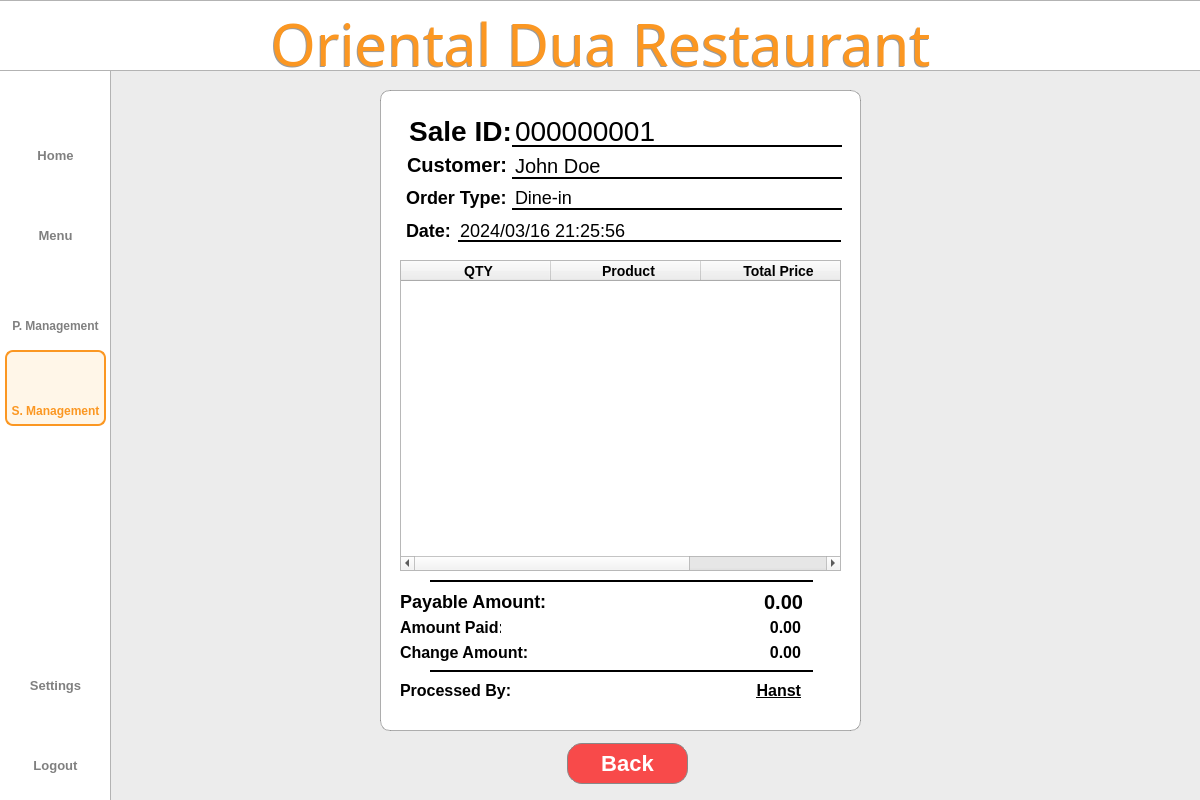
<?xml version="1.0" encoding="UTF-8"?>
<ui version="4.0">
 <class>Dialog</class>
 <widget class="QDialog" name="Dialog">
  <property name="geometry">
   <rect>
    <x>0</x>
    <y>0</y>
    <width>1200</width>
    <height>800</height>
   </rect>
  </property>
  <property name="windowTitle">
   <string>Dialog</string>
  </property>
  <widget class="QWidget" name="bgwidget" native="true">
   <property name="geometry">
    <rect>
     <x>0</x>
     <y>0</y>
     <width>1200</width>
     <height>800</height>
    </rect>
   </property>
   <property name="layoutDirection">
    <enum>Qt::LeftToRight</enum>
   </property>
   <property name="styleSheet">
    <string notr="true">QWidget#bgwidget{background-color: rgb(236, 236, 236);}

</string>
   </property>
   <widget class="QLabel" name="sidebar">
    <property name="geometry">
     <rect>
      <x>-10</x>
      <y>-30</y>
      <width>121</width>
      <height>891</height>
     </rect>
    </property>
    <property name="styleSheet">
     <string notr="true">background-color: rgb(255, 255, 255);
border: 1px solid rgba(0, 0, 0, 0.3);  </string>
    </property>
    <property name="text">
     <string/>
    </property>
   </widget>
   <widget class="QLabel" name="titlebar">
    <property name="geometry">
     <rect>
      <x>-2</x>
      <y>0</y>
      <width>1204</width>
      <height>71</height>
     </rect>
    </property>
    <property name="styleSheet">
     <string notr="true">background-color: rgb(255, 255, 255);
border: 1px solid rgba(0, 0, 0, 0.3);  </string>
    </property>
    <property name="text">
     <string/>
    </property>
   </widget>
   <widget class="QLabel" name="whitebg">
    <property name="geometry">
     <rect>
      <x>380</x>
      <y>90</y>
      <width>481</width>
      <height>641</height>
     </rect>
    </property>
    <property name="styleSheet">
     <string notr="true">background-color: rgb(255, 255, 255);
border: 1px solid rgba(0, 0, 0, 0.3);  
border-radius: 10px;  </string>
    </property>
    <property name="text">
     <string/>
    </property>
   </widget>
   <widget class="QLabel" name="title">
    <property name="geometry">
     <rect>
      <x>0</x>
      <y>10</y>
      <width>1201</width>
      <height>71</height>
     </rect>
    </property>
    <property name="styleSheet">
     <string notr="true">QLabel#title{
	color: #FB9722;
    font-family: Sacramento;
    font-size: 58px;
    font-weight: 400;
    padding-bottom: 5px;
    text-align: center;
}</string>
    </property>
    <property name="text">
     <string>Oriental Dua Restaurant</string>
    </property>
    <property name="alignment">
     <set>Qt::AlignCenter</set>
    </property>
    <property name="wordWrap">
     <bool>true</bool>
    </property>
   </widget>
   <widget class="QLabel" name="logoutIcon">
    <property name="geometry">
     <rect>
      <x>39</x>
      <y>715</y>
      <width>35</width>
      <height>35</height>
     </rect>
    </property>
    <property name="minimumSize">
     <size>
      <width>35</width>
      <height>35</height>
     </size>
    </property>
    <property name="maximumSize">
     <size>
      <width>35</width>
      <height>35</height>
     </size>
    </property>
    <property name="styleSheet">
     <string notr="true">QLabel#Pmanagementbtn{
    color: rgba(0,0,0, 0.5);
    font-family: 'Roboto';
    font-size: 11px;
    font-weight: 300;
}</string>
    </property>
    <property name="text">
     <string/>
    </property>
    <property name="pixmap">
     <pixmap resource="../resource.qrc">:/icon/icons/shutdown.png</pixmap>
    </property>
    <property name="scaledContents">
     <bool>true</bool>
    </property>
    <property name="alignment">
     <set>Qt::AlignCenter</set>
    </property>
   </widget>
   <widget class="QPushButton" name="logoutbtn">
    <property name="geometry">
     <rect>
      <x>15</x>
      <y>750</y>
      <width>81</width>
      <height>31</height>
     </rect>
    </property>
    <property name="styleSheet">
     <string notr="true">QPushButton{
    color: rgba(0,0,0, 0.5);
    font-family: 'Inter';
    font-size: 13px;
    font-weight: 500;
	border:none;
}

QPushButton:hover{
color: #FB9722;
border: 2px solid #FB9722;
border-radius: 8px;
background-color: rgba(255, 167, 25, 0.1);
}</string>
    </property>
    <property name="text">
     <string>Logout</string>
    </property>
   </widget>
   <widget class="QPushButton" name="settingsbtn">
    <property name="geometry">
     <rect>
      <x>15</x>
      <y>670</y>
      <width>81</width>
      <height>31</height>
     </rect>
    </property>
    <property name="styleSheet">
     <string notr="true">QPushButton{
    color: rgba(0,0,0, 0.5);
    font-family: 'Inter';
    font-size: 13px;
    font-weight: 500;
	border:none;
}

QPushButton:hover{
color: #FB9722;
border: 2px solid #FB9722;
border-radius: 8px;
background-color: rgba(255, 167, 25, 0.1);
}</string>
    </property>
    <property name="text">
     <string>Settings</string>
    </property>
   </widget>
   <widget class="QLabel" name="settingIcon">
    <property name="geometry">
     <rect>
      <x>39</x>
      <y>634</y>
      <width>35</width>
      <height>35</height>
     </rect>
    </property>
    <property name="minimumSize">
     <size>
      <width>35</width>
      <height>35</height>
     </size>
    </property>
    <property name="maximumSize">
     <size>
      <width>35</width>
      <height>35</height>
     </size>
    </property>
    <property name="styleSheet">
     <string notr="true">QLabel#Pmanagementbtn{
    color: rgba(0,0,0, 0.5);
    font-family: 'Roboto';
    font-size: 11px;
    font-weight: 300;
}</string>
    </property>
    <property name="text">
     <string/>
    </property>
    <property name="pixmap">
     <pixmap resource="../resource.qrc">:/icon/icons/settings.png</pixmap>
    </property>
    <property name="scaledContents">
     <bool>true</bool>
    </property>
    <property name="alignment">
     <set>Qt::AlignCenter</set>
    </property>
   </widget>
   <widget class="QPushButton" name="menubtn">
    <property name="geometry">
     <rect>
      <x>15</x>
      <y>220</y>
      <width>81</width>
      <height>31</height>
     </rect>
    </property>
    <property name="styleSheet">
     <string notr="true">QPushButton{
    color: rgba(0,0,0, 0.5);
    font-family: 'Inter';
    font-size: 13px;
    font-weight: 500;
	border:none;
}

QPushButton:hover{
color: #FB9722;
border: 2px solid #FB9722;
border-radius: 8px;
background-color: rgba(255, 167, 25, 0.1);
}</string>
    </property>
    <property name="text">
     <string>Menu</string>
    </property>
   </widget>
   <widget class="QLabel" name="p_mIcon">
    <property name="geometry">
     <rect>
      <x>37</x>
      <y>270</y>
      <width>40</width>
      <height>40</height>
     </rect>
    </property>
    <property name="minimumSize">
     <size>
      <width>40</width>
      <height>40</height>
     </size>
    </property>
    <property name="maximumSize">
     <size>
      <width>40</width>
      <height>40</height>
     </size>
    </property>
    <property name="styleSheet">
     <string notr="true">QLabel#Pmanagementbtn{
    color: rgba(0,0,0, 0.5);
    font-family: 'Roboto';
    font-size: 11px;
    font-weight: 300;
}</string>
    </property>
    <property name="text">
     <string/>
    </property>
    <property name="pixmap">
     <pixmap resource="../resource.qrc">:/icon/icons/productm.png</pixmap>
    </property>
    <property name="scaledContents">
     <bool>true</bool>
    </property>
    <property name="alignment">
     <set>Qt::AlignCenter</set>
    </property>
   </widget>
   <widget class="QPushButton" name="p_managementbtn">
    <property name="geometry">
     <rect>
      <x>5</x>
      <y>310</y>
      <width>101</width>
      <height>31</height>
     </rect>
    </property>
    <property name="styleSheet">
     <string notr="true">QPushButton{
    color: rgba(0,0,0, 0.5);
    font-family: 'Inter';
    font-size: 12px;
    font-weight: 500;
	border:none;
}

QPushButton:hover{
color: #FB9722;
border: 2px solid #FB9722;
border-radius: 8px;
background-color: rgba(255, 167, 25, 0.1);
}</string>
    </property>
    <property name="text">
     <string>P. Management</string>
    </property>
   </widget>
   <widget class="QLabel" name="homeIcon">
    <property name="geometry">
     <rect>
      <x>40</x>
      <y>110</y>
      <width>30</width>
      <height>30</height>
     </rect>
    </property>
    <property name="minimumSize">
     <size>
      <width>30</width>
      <height>30</height>
     </size>
    </property>
    <property name="maximumSize">
     <size>
      <width>35</width>
      <height>35</height>
     </size>
    </property>
    <property name="styleSheet">
     <string notr="true">QLabel#Pmanagementbtn{
    color: rgba(0,0,0, 0.5);
    font-family: 'Roboto';
    font-size: 11px;
    font-weight: 300;
}</string>
    </property>
    <property name="text">
     <string/>
    </property>
    <property name="pixmap">
     <pixmap resource="../resource.qrc">:/icon/icons/home.png</pixmap>
    </property>
    <property name="scaledContents">
     <bool>true</bool>
    </property>
    <property name="alignment">
     <set>Qt::AlignCenter</set>
    </property>
   </widget>
   <widget class="QPushButton" name="reportbtn">
    <property name="geometry">
     <rect>
      <x>5</x>
      <y>395</y>
      <width>101</width>
      <height>31</height>
     </rect>
    </property>
    <property name="styleSheet">
     <string notr="true">QPushButton{
    color: #FB9722;;
    font-family: 'Inter';
    font-size: 12px;
    font-weight: 500;
	border:none;
}
</string>
    </property>
    <property name="text">
     <string>S. Management</string>
    </property>
   </widget>
   <widget class="QPushButton" name="homebtn">
    <property name="geometry">
     <rect>
      <x>15</x>
      <y>140</y>
      <width>81</width>
      <height>31</height>
     </rect>
    </property>
    <property name="styleSheet">
     <string notr="true">QPushButton{
    color: rgba(0,0,0, 0.5);
    font-family: 'Inter';
    font-size: 13px;
    font-weight: 500;
	border:none;
}

QPushButton:hover{
color: #FB9722;
border: 2px solid #FB9722;
border-radius: 8px;
background-color: rgba(255, 167, 25, 0.1);
}</string>
    </property>
    <property name="text">
     <string>Home</string>
    </property>
   </widget>
   <widget class="QLabel" name="reportIcon">
    <property name="geometry">
     <rect>
      <x>39</x>
      <y>360</y>
      <width>35</width>
      <height>35</height>
     </rect>
    </property>
    <property name="minimumSize">
     <size>
      <width>35</width>
      <height>35</height>
     </size>
    </property>
    <property name="maximumSize">
     <size>
      <width>35</width>
      <height>35</height>
     </size>
    </property>
    <property name="styleSheet">
     <string notr="true">QLabel#Pmanagementbtn{
    color: rgba(0,0,0, 0.5);
    font-family: 'Roboto';
    font-size: 11px;
    font-weight: 300;
}</string>
    </property>
    <property name="text">
     <string/>
    </property>
    <property name="pixmap">
     <pixmap resource="../resource.qrc">:/icon/icons/report2.png</pixmap>
    </property>
    <property name="scaledContents">
     <bool>true</bool>
    </property>
    <property name="alignment">
     <set>Qt::AlignCenter</set>
    </property>
   </widget>
   <widget class="QLabel" name="menuIcon">
    <property name="geometry">
     <rect>
      <x>40</x>
      <y>190</y>
      <width>30</width>
      <height>30</height>
     </rect>
    </property>
    <property name="minimumSize">
     <size>
      <width>30</width>
      <height>30</height>
     </size>
    </property>
    <property name="maximumSize">
     <size>
      <width>35</width>
      <height>35</height>
     </size>
    </property>
    <property name="styleSheet">
     <string notr="true">QLabel#Pmanagementbtn{
    color: rgba(0,0,0, 0.5);
    font-family: 'Roboto';
    font-size: 11px;
    font-weight: 300;
}</string>
    </property>
    <property name="text">
     <string/>
    </property>
    <property name="pixmap">
     <pixmap resource="../resource.qrc">:/icon/icons/menu.png</pixmap>
    </property>
    <property name="scaledContents">
     <bool>true</bool>
    </property>
    <property name="alignment">
     <set>Qt::AlignCenter</set>
    </property>
   </widget>
   <widget class="QLabel" name="label_2">
    <property name="geometry">
     <rect>
      <x>5</x>
      <y>350</y>
      <width>101</width>
      <height>76</height>
     </rect>
    </property>
    <property name="styleSheet">
     <string notr="true">QLabel{
	background-color: rgba(255, 167, 25, 0.1);
	border: 2px solid #FB9722;
	border-radius: 8px;
}</string>
    </property>
    <property name="text">
     <string/>
    </property>
   </widget>
   <widget class="QLabel" name="title_3">
    <property name="geometry">
     <rect>
      <x>-1</x>
      <y>11</y>
      <width>1201</width>
      <height>71</height>
     </rect>
    </property>
    <property name="styleSheet">
     <string notr="true">QLabel{
color: rgba(0, 0, 0, 100);
    font-family: Sacramento;
    font-size: 58px;
    font-weight: 400;
    padding-bottom: 5px;
    text-align: center;
}
</string>
    </property>
    <property name="text">
     <string>Oriental Dua Restaurant</string>
    </property>
    <property name="alignment">
     <set>Qt::AlignCenter</set>
    </property>
    <property name="wordWrap">
     <bool>true</bool>
    </property>
   </widget>
   <widget class="QLabel" name="whitebgshadow">
    <property name="geometry">
     <rect>
      <x>381</x>
      <y>92</y>
      <width>481</width>
      <height>641</height>
     </rect>
    </property>
    <property name="styleSheet">
     <string notr="true">background-color: rgba(0, 0, 0, .3);

border-radius: 10px;  </string>
    </property>
    <property name="text">
     <string/>
    </property>
   </widget>
   <widget class="QLabel" name="myprofile">
    <property name="geometry">
     <rect>
      <x>400</x>
      <y>110</y>
      <width>121</width>
      <height>41</height>
     </rect>
    </property>
    <property name="styleSheet">
     <string notr="true">QLabel{
    color: #000000;
    font-family: 'Inter';
    font-size: 28px;
    font-weight: bold;
}</string>
    </property>
    <property name="text">
     <string>Sale ID:</string>
    </property>
    <property name="alignment">
     <set>Qt::AlignCenter</set>
    </property>
   </widget>
   <widget class="QLabel" name="salesID">
    <property name="geometry">
     <rect>
      <x>515</x>
      <y>110</y>
      <width>241</width>
      <height>41</height>
     </rect>
    </property>
    <property name="styleSheet">
     <string notr="true">QLabel{
    color: #000000;
    font-family: 'Inter';
    font-size: 28px;
    font-weight: 400;
}</string>
    </property>
    <property name="text">
     <string>000000001</string>
    </property>
    <property name="alignment">
     <set>Qt::AlignLeading|Qt::AlignLeft|Qt::AlignVCenter</set>
    </property>
   </widget>
   <widget class="QLabel" name="myprofile_3">
    <property name="geometry">
     <rect>
      <x>407</x>
      <y>144</y>
      <width>111</width>
      <height>41</height>
     </rect>
    </property>
    <property name="styleSheet">
     <string notr="true">QLabel{
    color: #000000;
    font-family: 'Inter';
    font-size: 20px;
    font-weight: bold;
}</string>
    </property>
    <property name="text">
     <string>Customer:</string>
    </property>
    <property name="alignment">
     <set>Qt::AlignLeading|Qt::AlignLeft|Qt::AlignVCenter</set>
    </property>
   </widget>
   <widget class="QLabel" name="customerName">
    <property name="geometry">
     <rect>
      <x>515</x>
      <y>145</y>
      <width>241</width>
      <height>41</height>
     </rect>
    </property>
    <property name="styleSheet">
     <string notr="true">QLabel{
    color: #000000;
    font-family: 'Inter';
    font-size: 20px;
  font-weight: 400;

}</string>
    </property>
    <property name="text">
     <string>John Doe</string>
    </property>
    <property name="alignment">
     <set>Qt::AlignLeading|Qt::AlignLeft|Qt::AlignVCenter</set>
    </property>
   </widget>
   <widget class="QLabel" name="myprofile_5">
    <property name="geometry">
     <rect>
      <x>406</x>
      <y>177</y>
      <width>111</width>
      <height>41</height>
     </rect>
    </property>
    <property name="styleSheet">
     <string notr="true">QLabel{
    color: #000000;
    font-family: 'Inter';
    font-size: 18px;
    font-weight: bold;
}</string>
    </property>
    <property name="text">
     <string>Order Type:</string>
    </property>
    <property name="alignment">
     <set>Qt::AlignLeading|Qt::AlignLeft|Qt::AlignVCenter</set>
    </property>
   </widget>
   <widget class="QLabel" name="orderType">
    <property name="geometry">
     <rect>
      <x>515</x>
      <y>177</y>
      <width>241</width>
      <height>41</height>
     </rect>
    </property>
    <property name="styleSheet">
     <string notr="true">QLabel{
    color: #000000;
    font-family: 'Inter';
    font-size: 18px;
    font-weight: 400;
}</string>
    </property>
    <property name="text">
     <string>Dine-in</string>
    </property>
    <property name="alignment">
     <set>Qt::AlignLeading|Qt::AlignLeft|Qt::AlignVCenter</set>
    </property>
   </widget>
   <widget class="QLabel" name="myprofile_7">
    <property name="geometry">
     <rect>
      <x>406</x>
      <y>210</y>
      <width>61</width>
      <height>41</height>
     </rect>
    </property>
    <property name="styleSheet">
     <string notr="true">QLabel{
    color: #000000;
    font-family: 'Inter';
    font-size: 18px;
    font-weight: bold;
}</string>
    </property>
    <property name="text">
     <string>Date:</string>
    </property>
    <property name="alignment">
     <set>Qt::AlignLeading|Qt::AlignLeft|Qt::AlignVCenter</set>
    </property>
   </widget>
   <widget class="QTableWidget" name="tableWidget">
    <property name="geometry">
     <rect>
      <x>400</x>
      <y>260</y>
      <width>441</width>
      <height>311</height>
     </rect>
    </property>
    <property name="styleSheet">
     <string notr="true">
QTableWidget#tableWidget QHeaderView::section {
	font-family: 'Inter';
	font-size: 14px;
	font-weight: bold;
	color: black; 
	padding-left: 5px;
}       
</string>
    </property>
    <property name="editTriggers">
     <set>QAbstractItemView::NoEditTriggers</set>
    </property>
    <property name="tabKeyNavigation">
     <bool>false</bool>
    </property>
    <property name="selectionMode">
     <enum>QAbstractItemView::SingleSelection</enum>
    </property>
    <property name="selectionBehavior">
     <enum>QAbstractItemView::SelectRows</enum>
    </property>
    <attribute name="horizontalHeaderDefaultSectionSize">
     <number>150</number>
    </attribute>
    <attribute name="horizontalHeaderStretchLastSection">
     <bool>true</bool>
    </attribute>
    <attribute name="verticalHeaderVisible">
     <bool>false</bool>
    </attribute>
    <column>
     <property name="text">
      <string>QTY</string>
     </property>
    </column>
    <column>
     <property name="text">
      <string>Product</string>
     </property>
    </column>
    <column>
     <property name="text">
      <string>Total Price</string>
     </property>
    </column>
   </widget>
   <widget class="QLabel" name="userlistlabel_10">
    <property name="geometry">
     <rect>
      <x>400</x>
      <y>617</y>
      <width>101</width>
      <height>21</height>
     </rect>
    </property>
    <property name="styleSheet">
     <string notr="true">QLabel{
    color: #000000;
    font-family: 'Roboto';
    font-size: 16px;
    font-weight: 500;
}</string>
    </property>
    <property name="text">
     <string>Amount Paid:</string>
    </property>
    <property name="alignment">
     <set>Qt::AlignLeading|Qt::AlignLeft|Qt::AlignVCenter</set>
    </property>
   </widget>
   <widget class="QLabel" name="userlistlabel_11">
    <property name="geometry">
     <rect>
      <x>400</x>
      <y>642</y>
      <width>131</width>
      <height>21</height>
     </rect>
    </property>
    <property name="styleSheet">
     <string notr="true">QLabel{
    color: #000000;
    font-family: 'Roboto';
    font-size: 16px;
    font-weight: 500;
}</string>
    </property>
    <property name="text">
     <string>Change Amount:</string>
    </property>
    <property name="alignment">
     <set>Qt::AlignLeading|Qt::AlignLeft|Qt::AlignVCenter</set>
    </property>
   </widget>
   <widget class="QLabel" name="userlistlabel_9">
    <property name="geometry">
     <rect>
      <x>400</x>
      <y>586</y>
      <width>151</width>
      <height>30</height>
     </rect>
    </property>
    <property name="styleSheet">
     <string notr="true">QLabel{
    color: #000000;
    font-family: 'Roboto';
    font-size: 18px;
    font-weight: 500;
}</string>
    </property>
    <property name="text">
     <string>Payable Amount:</string>
    </property>
    <property name="alignment">
     <set>Qt::AlignLeading|Qt::AlignLeft|Qt::AlignVCenter</set>
    </property>
   </widget>
   <widget class="QLabel" name="userlistlabel_12">
    <property name="geometry">
     <rect>
      <x>400</x>
      <y>680</y>
      <width>121</width>
      <height>21</height>
     </rect>
    </property>
    <property name="styleSheet">
     <string notr="true">QLabel{
    color: #000000;
    font-family: 'Roboto';
    font-size: 16px;
    font-weight: 500;
}</string>
    </property>
    <property name="text">
     <string>Processed By:</string>
    </property>
    <property name="alignment">
     <set>Qt::AlignLeading|Qt::AlignLeft|Qt::AlignVCenter</set>
    </property>
   </widget>
   <widget class="QLabel" name="date">
    <property name="geometry">
     <rect>
      <x>460</x>
      <y>210</y>
      <width>241</width>
      <height>41</height>
     </rect>
    </property>
    <property name="styleSheet">
     <string notr="true">QLabel{
    color: #000000;
    font-family: 'Inter';
    font-size: 18px;
   font-weight: 400;
}</string>
    </property>
    <property name="text">
     <string>2024/03/16 21:25:56</string>
    </property>
    <property name="alignment">
     <set>Qt::AlignLeading|Qt::AlignLeft|Qt::AlignVCenter</set>
    </property>
   </widget>
   <widget class="Line" name="line">
    <property name="geometry">
     <rect>
      <x>512</x>
      <y>145</y>
      <width>330</width>
      <height>3</height>
     </rect>
    </property>
    <property name="frameShadow">
     <enum>QFrame::Plain</enum>
    </property>
    <property name="lineWidth">
     <number>2</number>
    </property>
    <property name="orientation">
     <enum>Qt::Horizontal</enum>
    </property>
   </widget>
   <widget class="Line" name="line_2">
    <property name="geometry">
     <rect>
      <x>512</x>
      <y>177</y>
      <width>330</width>
      <height>3</height>
     </rect>
    </property>
    <property name="frameShadow">
     <enum>QFrame::Plain</enum>
    </property>
    <property name="lineWidth">
     <number>2</number>
    </property>
    <property name="orientation">
     <enum>Qt::Horizontal</enum>
    </property>
   </widget>
   <widget class="Line" name="line_3">
    <property name="geometry">
     <rect>
      <x>512</x>
      <y>208</y>
      <width>330</width>
      <height>3</height>
     </rect>
    </property>
    <property name="frameShadow">
     <enum>QFrame::Plain</enum>
    </property>
    <property name="lineWidth">
     <number>2</number>
    </property>
    <property name="orientation">
     <enum>Qt::Horizontal</enum>
    </property>
   </widget>
   <widget class="Line" name="line_4">
    <property name="geometry">
     <rect>
      <x>458</x>
      <y>240</y>
      <width>383</width>
      <height>3</height>
     </rect>
    </property>
    <property name="frameShadow">
     <enum>QFrame::Plain</enum>
    </property>
    <property name="lineWidth">
     <number>2</number>
    </property>
    <property name="orientation">
     <enum>Qt::Horizontal</enum>
    </property>
   </widget>
   <widget class="QLabel" name="change">
    <property name="geometry">
     <rect>
      <x>680</x>
      <y>642</y>
      <width>121</width>
      <height>21</height>
     </rect>
    </property>
    <property name="styleSheet">
     <string notr="true">QLabel{
    color: #000000;
    font-family: 'Roboto';
    font-size: 16px;
    font-weight: 500;
}</string>
    </property>
    <property name="text">
     <string>0.00</string>
    </property>
    <property name="alignment">
     <set>Qt::AlignRight|Qt::AlignTrailing|Qt::AlignVCenter</set>
    </property>
   </widget>
   <widget class="QLabel" name="payable_amount">
    <property name="geometry">
     <rect>
      <x>720</x>
      <y>586</y>
      <width>83</width>
      <height>31</height>
     </rect>
    </property>
    <property name="styleSheet">
     <string notr="true">QLabel{
    color: #000000;
    font-family: 'Roboto';
    font-size: 20px;
    font-weight: 600;
}</string>
    </property>
    <property name="text">
     <string>0.00</string>
    </property>
    <property name="alignment">
     <set>Qt::AlignRight|Qt::AlignTrailing|Qt::AlignVCenter</set>
    </property>
   </widget>
   <widget class="QLabel" name="amountPaid">
    <property name="geometry">
     <rect>
      <x>680</x>
      <y>617</y>
      <width>121</width>
      <height>21</height>
     </rect>
    </property>
    <property name="styleSheet">
     <string notr="true">QLabel{
    color: #000000;
    font-family: 'Roboto';
    font-size: 16px;
    font-weight: 500;
}</string>
    </property>
    <property name="text">
     <string>0.00</string>
    </property>
    <property name="alignment">
     <set>Qt::AlignRight|Qt::AlignTrailing|Qt::AlignVCenter</set>
    </property>
   </widget>
   <widget class="QLabel" name="employeeName">
    <property name="geometry">
     <rect>
      <x>680</x>
      <y>680</y>
      <width>121</width>
      <height>21</height>
     </rect>
    </property>
    <property name="styleSheet">
     <string notr="true">QLabel{
    color: #000000;
    font-family: 'Roboto';
    font-size: 16px;
    font-weight: 500;
	text-decoration:underline;
}</string>
    </property>
    <property name="text">
     <string>Hanst</string>
    </property>
    <property name="alignment">
     <set>Qt::AlignRight|Qt::AlignTrailing|Qt::AlignVCenter</set>
    </property>
   </widget>
   <widget class="QPushButton" name="backbtn">
    <property name="geometry">
     <rect>
      <x>567</x>
      <y>743</y>
      <width>121</width>
      <height>41</height>
     </rect>
    </property>
    <property name="styleSheet">
     <string notr="true">QPushButton{
	color: #FFFFFF;
    background-color: #F84A4A;
    border: 1px solid #888888;
    border-radius: 15px;
	font-family: 'Inter';
    font-size: 22px;
    font-weight: 500;
}
QPushButton:hover {
	
	background-color: rgb(255, 85, 73);
}

QPushButton:pressed {
 	background-color: #F84A4A;
}</string>
    </property>
    <property name="text">
     <string>Back</string>
    </property>
   </widget>
   <widget class="Line" name="line_5">
    <property name="geometry">
     <rect>
      <x>430</x>
      <y>580</y>
      <width>383</width>
      <height>3</height>
     </rect>
    </property>
    <property name="frameShadow">
     <enum>QFrame::Plain</enum>
    </property>
    <property name="lineWidth">
     <number>2</number>
    </property>
    <property name="orientation">
     <enum>Qt::Horizontal</enum>
    </property>
   </widget>
   <widget class="Line" name="line_6">
    <property name="geometry">
     <rect>
      <x>430</x>
      <y>670</y>
      <width>383</width>
      <height>3</height>
     </rect>
    </property>
    <property name="frameShadow">
     <enum>QFrame::Plain</enum>
    </property>
    <property name="lineWidth">
     <number>2</number>
    </property>
    <property name="orientation">
     <enum>Qt::Horizontal</enum>
    </property>
   </widget>
   <zorder>whitebgshadow</zorder>
   <zorder>sidebar</zorder>
   <zorder>titlebar</zorder>
   <zorder>whitebg</zorder>
   <zorder>logoutIcon</zorder>
   <zorder>logoutbtn</zorder>
   <zorder>settingsbtn</zorder>
   <zorder>settingIcon</zorder>
   <zorder>menubtn</zorder>
   <zorder>p_mIcon</zorder>
   <zorder>p_managementbtn</zorder>
   <zorder>homeIcon</zorder>
   <zorder>homebtn</zorder>
   <zorder>menuIcon</zorder>
   <zorder>label_2</zorder>
   <zorder>reportIcon</zorder>
   <zorder>reportbtn</zorder>
   <zorder>title_3</zorder>
   <zorder>title</zorder>
   <zorder>myprofile</zorder>
   <zorder>salesID</zorder>
   <zorder>myprofile_3</zorder>
   <zorder>customerName</zorder>
   <zorder>myprofile_5</zorder>
   <zorder>orderType</zorder>
   <zorder>myprofile_7</zorder>
   <zorder>tableWidget</zorder>
   <zorder>userlistlabel_10</zorder>
   <zorder>userlistlabel_11</zorder>
   <zorder>userlistlabel_9</zorder>
   <zorder>userlistlabel_12</zorder>
   <zorder>date</zorder>
   <zorder>line</zorder>
   <zorder>line_2</zorder>
   <zorder>line_3</zorder>
   <zorder>line_4</zorder>
   <zorder>change</zorder>
   <zorder>payable_amount</zorder>
   <zorder>amountPaid</zorder>
   <zorder>employeeName</zorder>
   <zorder>backbtn</zorder>
   <zorder>line_5</zorder>
   <zorder>line_6</zorder>
  </widget>
 </widget>
 <resources>
  <include location="../resource.qrc"/>
 </resources>
 <connections/>
</ui>
